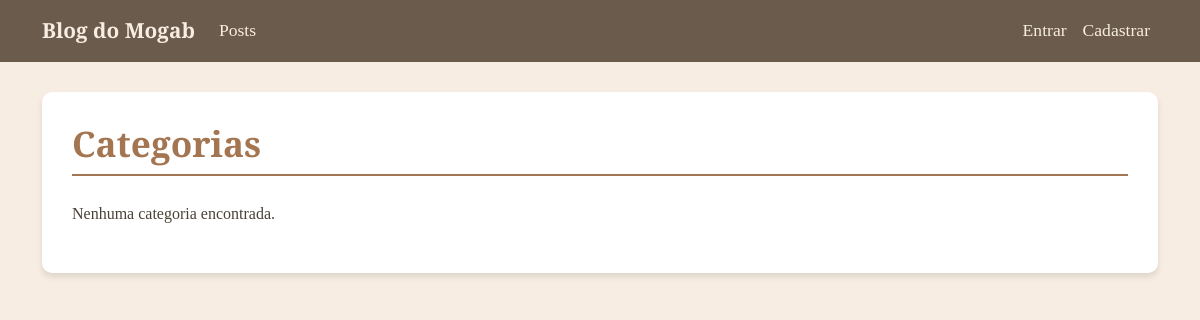
Page /categorias/ on the earlier database version.
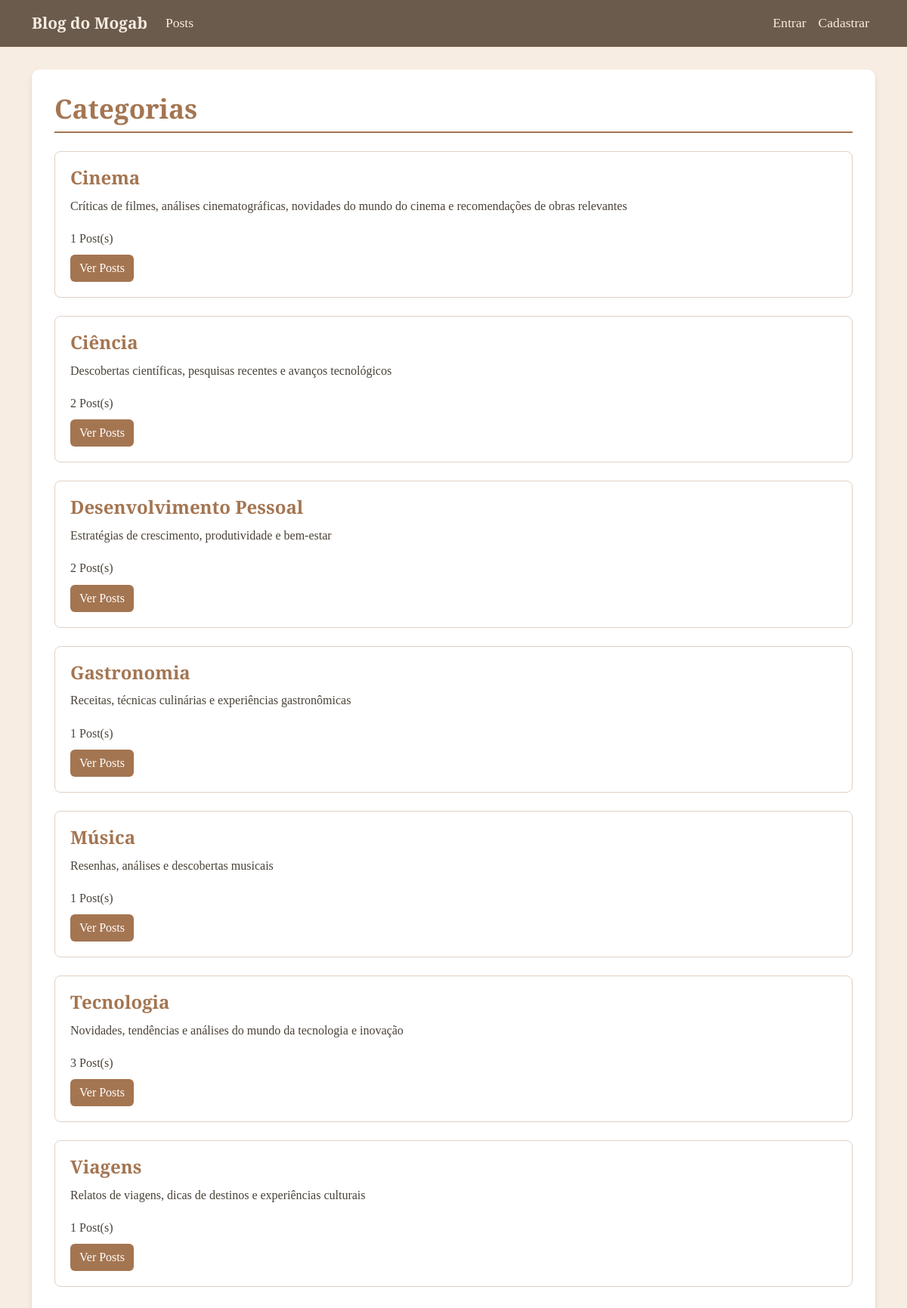
Same page on the later database version.
### blog/models.py (models this page shows, shortened)
class Category(models.Model):
    nome = models.CharField(max_length=100, unique=True)
    descricao = models.TextField(blank=True)
    class Meta:
        verbose_name = 'Categoria'
        verbose_name_plural = 'Categorias'
        ordering = ['nome']

### blog/views.py (the view)
# urls.py: path('categorias/', ListaCategoriasView.as_view(), name='lista_categorias'),
class ListaCategoriasView(ListView):
    model = Category
    template_name = 'blog/lista_categorias.html'
    context_object_name = 'categorias'

### templates/blog/lista_categorias.html (shortened to what this page needs)
{% extends 'base/base.html' %}
{% block conteudo %}
    <h1 class="blog-title mb-4">Categorias</h1>
    <div class="row">
        {% for categoria in categorias %}
            <div class="col-md-12">
                <div class="blog-post-card mb-4">
                    <h2 class="h4" style="color: #A47551;"><strong>{{ categoria.nome }}</strong></h2>
                    <p class="categoria-descricao">
                        {{ categoria.descricao }}
                    </p>
                    <div class="categoria-info mb-2">
                        <span class="badge-vintage-count">
                            {{ categoria.posts.count }} Post(s)
                        </span>
                    </div>
                    <a href="{% url 'detalhe_categoria' categoria.pk %}" class="btn btn-vintage">
                        Ver Posts
                    </a>
                </div>
            </div>
        {% empty %}
            <p>Nenhuma categoria encontrada.</p>
        {% endfor %}
    </div>
{% endblock %}

Differences in the rows shown:
added Category: nome "Cinema", descricao "Críticas de filmes, análises cinematográficas, novidades do mundo do cinema e recomendações de obras relevantes", posts.count "1"
added Category: nome "Ciência", descricao "Descobertas científicas, pesquisas recentes e avanços tecnológicos", posts.count "2"
added Category: nome "Desenvolvimento Pessoal", descricao "Estratégias de crescimento, produtividade e bem-estar", posts.count "2"
added Category: nome "Gastronomia", descricao "Receitas, técnicas culinárias e experiências gastronômicas", posts.count "1"
added Category: nome "Música", descricao "Resenhas, análises e descobertas musicais", posts.count "1"
added Category: nome "Tecnologia", descricao "Novidades, tendências e análises do mundo da tecnologia e inovação", posts.count "3"
added Category: nome "Viagens", descricao "Relatos de viagens, dicas de destinos e experiências culturais", posts.count "1"
Other differences:
text no longer shown: "Nenhuma categoria encontrada."
